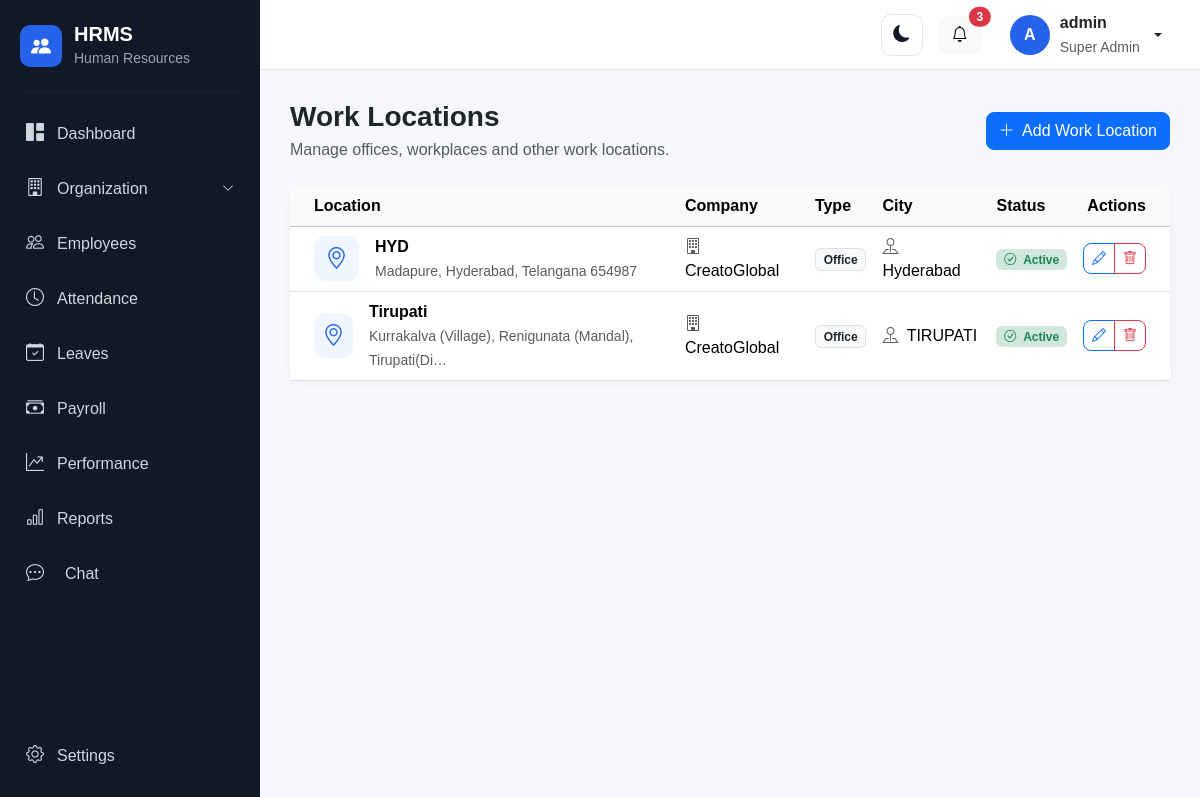
Page /organization/work-locations/ (signed in) on the committed database.
### account/models.py (models this page shows, shortened)
class User(AbstractUser):
    class Role(models.TextChoices):
        SUPER_ADMIN = "SUPER_ADMIN", "Super Admin"
        HR_ADMIN = "HR_ADMIN", "HR Admin"
        MANAGER = "MANAGER", "Manager"
        EMPLOYEE = "EMPLOYEE", "Employee"
        RECRUITER = "RECRUITER", "Recruiter"
        PAYROLL_ADMIN = "PAYROLL_ADMIN", "Payroll Admin"
    objects = HRMSUserManager()
    role = models.CharField(
        max_length=30,
        choices=Role.choices,
        default=Role.EMPLOYEE,
    )
    phone = models.CharField(
        max_length=15,
        blank=True,
        null=True,
    )
    profile_picture = models.ImageField(
        upload_to="profile_pictures/",
        blank=True,
        null=True,
    )
    must_change_password = models.BooleanField(
        default=False,
        help_text="If enabled, the user must change their password after logging in.",
    )

### organization/models.py (models this page shows, shortened)
class WorkLocation(models.Model):
    class LocationType(models.TextChoices):
        OFFICE = "OFFICE", "Office"
        REMOTE = "REMOTE", "Remote"
        HYBRID = "HYBRID", "Hybrid"
        CLIENT = "CLIENT", "Client Site"
    company = models.ForeignKey(
        Company,
        on_delete=models.CASCADE,
        related_name="work_locations"
    )
    name = models.CharField(
        max_length=150
    )
    address = models.TextField(
        blank=True
    )
    city = models.CharField(
        max_length=100,
        blank=True
    )
    state = models.CharField(
        max_length=100,
        blank=True
    )
    country = models.CharField(
        max_length=100,
        default="India"
    )
    postal_code = models.CharField(
        max_length=20,
        blank=True
    )
    location_type = models.CharField(
        max_length=20,
        choices=LocationType.choices,
        default=LocationType.OFFICE
    )
    is_active = models.BooleanField(
        default=True
    )
    created_at = models.DateTimeField(
        auto_now_add=True
    )
    updated_at = models.DateTimeField(
        auto_now=True
    )
    class Meta:
        ordering = ["name"]

class Company(models.Model):
    name = models.CharField(
        max_length=200
    )
    legal_name = models.CharField(
        max_length=250,
        blank=True
    )
    email = models.EmailField(
        blank=True
    )
    phone = models.CharField(
        max_length=20,
        blank=True
    )
    website = models.URLField(
        blank=True
    )
    address = models.TextField(
        blank=True
    )
    city = models.CharField(
        max_length=100,
        blank=True
    )
    state = models.CharField(
        max_length=100,
        blank=True
    )
    country = models.CharField(
        max_length=100,
        default="India"
    )
    postal_code = models.CharField(
        max_length=20,
        blank=True
    )
    logo = models.ImageField(
        upload_to="company/",
        blank=True,
        null=True
    )
    established_date = models.DateField(
        blank=True,
        null=True
    )
    is_active = models.BooleanField(
        default=True
    )
    created_at = models.DateTimeField(
        auto_now_add=True
    )
    updated_at = models.DateTimeField(
        auto_now=True
    )
    class Meta:
        ordering = ["name"]

### organization/views.py (the view)
class WorkLocationListView(
    OrganizationPermissionMixin,
    ListView,
):
    model = WorkLocation
    template_name = (
        "organization/work_location_list.html"
    )
    context_object_name = "work_locations"
    def get_queryset(self):
        return (
            WorkLocation.objects
            .select_related("company")
            .order_by("name")
        )

### templates/organization/work_location_list.html (shortened to what this page needs)
{% extends "base.html" %}
{% block content %}
<div class="container-fluid px-0">
    <div class="d-flex flex-wrap justify-content-between align-items-center mb-4">
        <div>
            <h3 class="fw-bold mb-1">
                Work Locations
            </h3>
            <p class="text-muted mb-0">
                Manage offices, workplaces and other work locations.
            </p>
        </div>
        <a
            href="{% url 'work_location_create' %}"
            class="btn btn-primary"
        >
            <i class="bi bi-plus-lg me-1"></i>
            Add Work Location
        </a>
    </div>
    <div class="card dashboard-card">
        <div class="card-body p-0">
            {% if work_locations %}
                <div class="table-responsive">
                    <table class="table table-hover align-middle mb-0">
                        <thead class="table-light">
                            <tr>
                                <th class="ps-4">
                                    Location
                                </th>
                                <th>
                                    Company
                                </th>
                                <th>
                                    Type
                                </th>
                                <th>
                                    City
                                </th>
                                <th>
                                    Status
                                </th>
                                <th class="text-end pe-4">
                                    Actions
                                </th>
                            </tr>
                        </thead>
                        <tbody>
                            {% for location in work_locations %}
                                <tr>
                                    <td class="ps-4">
                                        <div class="d-flex align-items-center">
                                            <div
                                                class="stat-icon me-3"
                                                style="
                                                    width:45px;
                                                    height:45px;
                                                "
                                            >
                                                <i class="bi bi-geo-alt"></i>
                                            </div>
                                            <div>
                                                <div class="fw-semibold">
                                                    {{ location.name }}
                                                </div>
                                                {% if location.address %}
                                                    <small class="text-muted">
                                                        {{ location.address|truncatechars:55 }}
                                                    </small>
                                                {% endif %}
                                            </div>
                                        </div>
                                    </td>
                                    <td>
                                        {% if location.company %}
                                            <i class="bi bi-building me-1 text-muted"></i>
                                            {{ location.company.name }}
                                        {% else %}
                                            <span class="text-muted">
                                                Not assigned
                                            </span>
                                        {% endif %}
                                    </td>
                                    <td>
                                        {% if location.get_location_type_display %}
                                            <span class="badge bg-light text-dark border">
                                                {{ location.get_location_type_display }}
                                            </span>
                                        {% else %}
                                            <span class="text-muted">
                                                —
                                            </span>
                                        {% endif %}
                                    </td>
                                    <td>
                                        {% if location.city %}
                                            <i class="bi bi-pin-map me-1 text-muted"></i>
                                            {{ location.city }}
                                        {% else %}
                                            <span class="text-muted">
                                                —
                                            </span>
                                        {% endif %}
                                    </td>
                                    <td>
                                        {% if location.is_active %}
                                            <span class="badge bg-success-subtle text-success">
                                                <i class="bi bi-check-circle me-1"></i>
                                                Active
                                            </span>
                                        {% else %}
                                            <span class="badge bg-danger-subtle text-danger">
                                                <i class="bi bi-x-circle me-1"></i>
                                                Inactive
                                            </span>
                                        {% endif %}
                                    </td>
                                    <td class="text-end pe-4">
                                        <div class="btn-group">
                                            <a
                                                href="{% url 'work_location_update' location.pk %}"
                                                class="btn btn-sm btn-outline-primary"
                                                title="Edit"
                                            >
                                                <i class="bi bi-pencil"></i>
                                            </a>
                                            <a
                                                href="{% url 'work_location_delete' location.pk %}"
                                                class="btn btn-sm btn-outline-danger"
                                                title="Delete"
                                            >
                                                <i class="bi bi-trash"></i>
                                            </a>
                                        </div>
                                    </td>
                                </tr>
                            {% endfor %}
                        </tbody>
                    </table>
                </div>
            {% endif %}
        </div>
    </div>
</div>
{% endblock %}

### templates/base.html (shortened to what this page needs)
{% load static %}
<!DOCTYPE html>
<html lang="en">
<head>
    <link href="https://cdn.jsdelivr.net/npm/bootstrap@5.3.3/dist/css/bootstrap.min.css" rel="stylesheet">
    <link rel="stylesheet" href="https://cdn.jsdelivr.net/npm/bootstrap-icons@1.11.3/font/bootstrap-icons.min.css">
    <link rel="stylesheet" href="{% static 'css/style.css' %}">
</head>
<body>
    <div class="d-flex min-vh-100">
        <aside class="sidebar" id="sidebar">
            <div class="sidebar-brand">
                <div class="brand-icon">
                    <i class="bi bi-people-fill"></i>
                </div>
                <div>
                    <h5 class="mb-0">
                        HRMS
                    </h5>
                    <small>
                        Human Resources
                    </small>
                </div>
            </div>
            <hr>
            <nav class="sidebar-menu">
                <a href="{% url 'dashboard' %}" class="sidebar-link">
                    <i class="bi bi-grid-1x2-fill"></i>
                    <span>
                        Dashboard
                    </span>
                </a>
                {% if user.role == "SUPER_ADMIN" %}
                <a class="sidebar-link" data-bs-toggle="collapse" href="#organizationMenu" role="button"
                    aria-expanded="false" aria-controls="organizationMenu">
                    <i class="bi bi-building"></i>
                    <span class="flex-grow-1">
                        Organization
                    </span>
                    <i class="bi bi-chevron-down organization-arrow"></i>
                </a>
                {% endif %}
                <a href="{% url 'employee_list' %}" class="sidebar-link">
                    <i class="bi bi-people"></i>
                    <span>
                        Employees
                    </span>
                </a>
                <a href="{% url 'attendance_dashboard' %}" class="sidebar-link">
                    <i class="bi bi-clock"></i>
                    <span>
                        Attendance
                    </span>
                </a>
                <a href="{% url 'leave_dashboard' %}" class="sidebar-link">
                    <i class="bi bi-calendar-check"></i>
                    <span>
                        Leaves
                    </span>
                </a>
                <a href="{% url 'payroll:payroll_dashboard' %}" class="sidebar-link">
                    <i class="bi bi-cash-stack"></i>
                    <span>
                        Payroll
                    </span>
                </a>
                <a href="{% url 'performance:dashboard' %}" class="sidebar-link">
                    <i class="bi bi-graph-up-arrow"></i>
                    <span>
                        Performance
                    </span>
                </a>
                {% if user.role == "HR_ADMIN" or user.role == "SUPER_ADMIN" %}
                <a href="{% url 'reports:dashboard' %}" class="sidebar-link">
                    <i class="bi bi-bar-chart"></i>
                    <span>
                        Reports
                    </span>
                </a>
                {% endif %}
                <a href="{% url 'chat:home' %}"
                    class="sidebar-link {% if request.resolver_match.namespace == 'chat' %}active{% endif %}">
                    <i class="bi bi-chat-dots me-2"></i>
                    <span>Chat</span>
                </a>
            </nav>
            <div class="sidebar-bottom">
                <a href="{% url 'settings' %}" class="sidebar-link">
                    <i class="bi bi-gear"></i>
                    <span>
                        Settings
                    </span>
                </a>
            </div>
        </aside>
        <div class="main-wrapper">
            <nav class="top-navbar">
                <div class="ms-auto d-flex align-items-center gap-3">
                    <button type="button" class="btn theme-toggle" id="themeToggle" aria-label="Switch to dark mode"
                        title="Switch to dark mode">
                        <i class="bi bi-moon-fill" id="themeToggleIcon"></i>
                    </button>
                    <button type="button" class="btn btn-light position-relative">
                        <i class="bi bi-bell"></i>
                        <span class="position-absolute top-0 start-100 translate-middle badge rounded-pill bg-danger">
                            3
                        </span>
                    </button>
                    <div class="dropdown">
                        <button type="button" class="btn user-menu dropdown-toggle" data-bs-toggle="dropdown">
                            <div class="user-avatar">
                                {{ user.first_name|first|default:user.username|first|upper }}
                            </div>
                            <div class="d-none d-md-block text-start">
                                <div class="fw-semibold">
                                    {{ user.get_full_name|default:user.username }}
                                </div>
                                <small class="text-muted">
                                    {{ user.get_role_display }}
                                </small>
                            </div>
                        </button>
                    </div>
                </div>
            </nav>
            <main class="content-area">
                {% block content %}
                {% endblock %}
            </main>
        </div>
    </div>
</body>
</html>

### rows in the picture
User: first_name|first "A", get_full_name "admin", role "Super Admin"
WorkLocation: name "HYD", address "Madapure, Hyderabad, Telangana 654987", company.name "CreatoGlobal", location_type "Office", city "Hyderabad", is_active True (drawn)
WorkLocation: name "Tirupati", address "Kurrakalva (Village), Renigunata (Mandal), Tirupati(Di…", company.name "CreatoGlobal", location_type "Office", city "TIRUPATI", is_active True (drawn)
